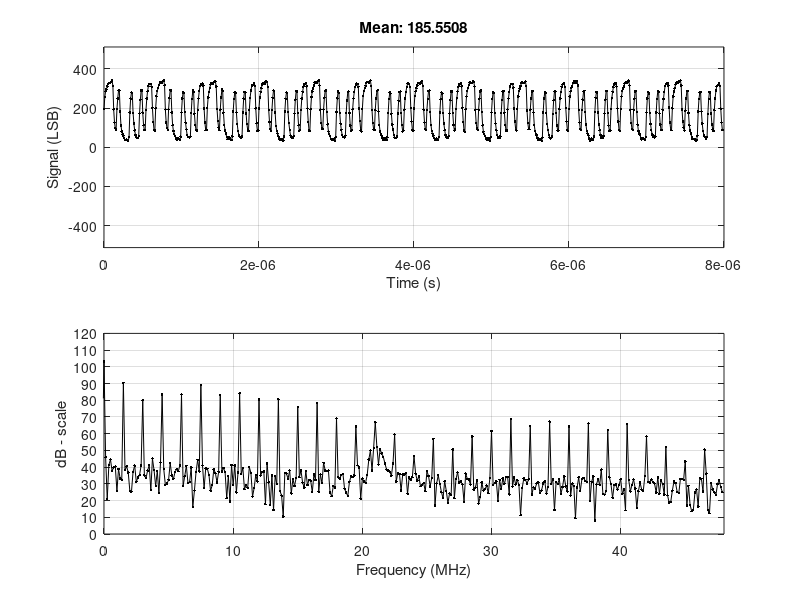

Recreate this plot in MATLAB.
%% Identification
% Science Dude 1990
% ADC
% June 2, 2023
%
%% Code
% Process the pure 10 bit result - packing 3 samples per integer

%% Clean up
clc
close all
clear
drawnow

%% Data
fs = 96e6;

% GND
%wave_ADC = [67168310, 60885055, 57727034, 66117683, 57736256, 60873788, 68219960, 57736261, 64020540, 67170360, 57729084, 62968889, 64027705, 58779714, 68217911, 64033856, 59829312, 69270587, 61934654, 59826239, 70311990, 58783808, 62969914, 68219962, 56682558, 62970939, 62979131, 56684607, 61920313, 66124859, 58783808, 66117690, 65076280, 54585407, 62969915, 61930554, 58779709, 66120760, 61934651, 54581306, 65069112, 61928513, 62972989, 70319161, 58786879, 61923386, 67173433, 57732157, 61922364, 64023604, 58781758, 60873783, 62976056, 56684610, 60873787, 64025657, 57732162, 60872761, 68223034, 57729086, 62970936, 67175481, 57730111, 68218940, 69277757, 61924417, 65069110, 62980157, 57729089, 66120758, 60880954, 58778689, 68216884, 61930557, 61924415, 66117687, 61935680, 61925436, 66118709, 57734207, 59825212, 66122811, 60883006, 59829308, 65074231, 57736255, 62971964, 70319163, 59833404, 59825210, 69270587, 59833407, 62970940, 66121783, 57732159, 62969911, 64025655, 58783809, 64019513, 70319161, 57730111, 61922358, 65076279, 57731138, 67168316, 67177533, 62979141, 68217915, 68226110, 58776641, 62971958, 60883005, 59827266, 68217913, 64027707, 57727035, 66119732, 62978110, 57727038, 67168313, 61930557, 59826239, 70319158, 57733180, 58773564, 65075256, 61930560, 60873787, 66122809, 59835459, 62969914, 66126904, 60878911, 64021560, 65074233, 58784835, 66119739, 66125881, 53534784, 66117688, 61930558, 59829311, 62969910, 61932603, 59827261, 65071157, 64028731, 59827265, 67166262, 61930554, 57728063, 66119735, 61931582, 61926463, 68223036, 64031808, 58775606, 60875829, 57730109, 65069119, 70320187, 61929538, 65073211, 66126909, 57733183, 65068087, 66125882, 56684610, 65069113, 66126907, 58779716, 68217909, 64029760, 61927490, 71365688, 65079361, 61924417, 67169335, 62980159, 61924413, 68218936, 62981183, 58777662, 69267509, 61934655, 58775612, 67170359, 61930556, 55628863, 69270586, 61927486, 60877887, 69267511, 58783810, 62969915, 66118707, 54588477, 59825213, 70316087, 61930558, 62970939, 66124857, 57732155, 57728058, 70319163, 58783807, 58776635, 68216887, 57733182, 59826235, 70319159, 58782783, 60874812, 67171383, 58783807, 61922364, 67169335, 56684605, 59825207, 62976054, 57736255, 65069114, 67170361, 58785857, 64016442, 65073210, 56684607, 59825209, 66123831, 58781760, 60870714, 68219959, 57733185, 64020537, 61923379, 53531707, 58771510, 62978107, 57727037, 62970933, 64025655, 54582331, 61922358, 59833404, 57729084, 67167287, 59831355, 55628861, 65073208, 59831359, 59826235, 68219963, 60879937, 64019511, 62971957, 57732161];

% 3.3 V supply
%wave_ADC = [323285310, 325372212, 332723511, 323283262, 329570615, 331672884, 320134460, 327470391, 330626357, 323279162, 327469364, 329576764, 325380413, 331665713, 326434104, 325374268, 328521015, 326432059, 322228537, 334817591, 327479607, 324324667, 332721459, 326431036, 327474491, 330620211, 325382460, 326422839, 331669813, 328528187, 327471416, 332721463, 325380411, 327473464, 331673908, 323284284, 323276087, 333772085, 323279163, 330619189, 330628408, 324330814, 329570614, 330628410, 324330815, 330617137, 326436155, 324329788, 334815541, 328530235, 324328764, 333766964, 327481659, 324324663, 328525108, 326431036, 326421816, 332723510, 327478587, 326425916, 333767987, 326431038, 327470389, 330624308, 326431039, 323276085, 330627380, 320134460, 328521013, 330626361, 325376314, 326422837, 330628407, 322231615, 334814516, 329577785, 324329790, 334814516, 329576762, 326430015, 333762867, 326433083, 326426940, 333764914, 323281207, 323279163, 330619188, 330628410, 324324667, 331669816, 329580861, 326425916, 329572662, 327479608, 321179960, 331671860, 326432065, 323277116, 331671859, 323287353, 324324664, 332721460, 323282233, 326422841, 334818613, 326431039, 330620217, 330621236, 322235708, 327470393, 334819641, 328529215, 330617140, 328529208, 325380414, 329570614, 334822710, 323281215, 329568566, 329575736, 324330811, 328525112, 330625335, 320134462, 333767991, 329580860, 322232639, 334814517, 332726584, 321184062, 334816569, 328529208, 322231612, 330621238, 328531260, 327473470, 333769014, 328533311, 326424891, 331669808, 323287355, 324326715, 331671860, 329578812, 325375291, 334818615, 328530238, 327473466, 332719413, 328528187, 326422844, 331669810, 322236732, 323277114, 332719415, 327479613, 328522040, 333769012, 327479610, 323274041, 334818613, 326428984, 323274039, 329571636, 323286333, 326422840, 332721459, 323282237, 328523067, 330622261, 324332858, 322224437, 332720435, 324328764, 325371191, 331671860, 325380415, 331667768, 333774135, 323281214, 327473460, 327475507, 323281213, 330621238, 329579833, 324326715, 331666740, 330632506, 323278139, 332715313, 324334907, 325378362, 332717364, 323284283, 326422839, 327474483, 327477563, 327470391, 331669812, 322233661, 328518964, 330625333, 323283260, 328518963, 327478583, 323279163, 329570612, 329575739, 324324667, 333767991, 327482686, 325372216, 331669811, 326428986, 322223412, 331671859, 322235710, 328518964, 330624306, 320138559, 326422836, 330624308, 319080758, 325372214, 330624311, 322231611, 330619186, 325383483, 324324666, 333765939, 324336954, 323275065, 330622263, 327480637, 326422840, 330621234, 323282235, 326421815, 328527160, 327477564, 323273013, 332719415, 323281212, 329568567, 331675959, 324332863, 334815542, 329576758, 321180991, 331669815, 330625336, 323281208, 330618160, 329577785, 321182013, 330617141];

% 1 Mbps pattern
%wave_ADC = [49324071, 49334320, 40939572, 53525545, 47235210, 226766125, 334828869, 351623509, 351618390, 361057615, 353725781, 355811669, 364204364, 350572885, 351612239, 355814735, 347426132, 348467538, 358961485, 347422036, 350562638, 355814731, 348471634, 353711441, 360011085, 346370386, 351609158, 349521229, 348466515, 355810635, 353717579, 344271188, 356859214, 354768207, 346371411, 351611210, 352670957, 160539731, 65059879, 41986088, 35690541, 43027491, 47232038, 34640939, 43027486, 39888935, 38837293, 45126692, 44085285, 37789742, 44079140, 46184490, 38837295, 49323047, 45136938, 37791792, 49324067, 45133864, 37790767, 49327145, 47237167, 38838317, 49328171, 49331244, 41981997, 49327145, 43039790, 43031596, 50378882, 224672040, 325385544, 351617357, 351623511, 355811666, 361058638, 352672089, 353710415, 361060690, 354770265, 360005971, 360012113, 351620436, 356855116, 355815760, 350570839, 354758989, 355818831, 347419987, 351612234, 353717586, 346372435, 356854091, 351621456, 347422036, 357907788, 354767185, 349521236, 352660810, 351621454, 345316687, 352661832, 348473680, 347416911, 355805513, 347424079, 344272207, 356858184, 347426128, 346367311, 354762059, 346371409, 347414861, 355811656, 344274261, 353709387, 355812683, 348469589, 353707333, 349519177, 341126479, 347414852, 345322824, 345322831, 354756934, 345324875, 341120331, 351609159, 345324877, 344269131, 352661829, 345321802, 343216458, 350561507, 155298895, 57713704, 46178338, 33590307, 32535587, 43031584, 32542760, 36731937, 38835233, 32542760, 39880740, 44080162, 29397032, 39880735, 38841384, 38835241, 41978912, 38837287, 37785639, 40931361, 32545833, 38834217, 45129763, 34645036, 41975842, 43035688, 37787688, 41979940, 43039783, 36740142, 44080164, 44089479, 225713449, 330625344, 347428179, 349514062, 355810634, 351620430, 346366284, 354758985, 347421008, 346366283, 353713480, 343227727, 347411787, 352667979, 343223629, 347413832, 350565707, 342175055, 349510987, 350569803, 344268109, 347411783, 348471627, 340073805, 349510982, 348472653, 344269134, 351609159, 347424077, 343219533, 348461380, 346371405, 343216459, 351608131, 341126475, 343219530, 351613257, 345324880, 348461385, 351614279, 343224651, 344264011, 351612231, 341128527, 344264008, 351612228, 344272205, 345314633, 349515077, 340073804, 344262983, 349517126, 340077903, 348460361, 349517127, 343224656, 346366280, 350565701, 335878476, 342166855, 344273221, 341124426, 342162755, 347416900, 336928079, 346364228, 345322822, 336928074, 343217475, 345320775, 340076878, 347413828, 346369351, 341122380, 347413825, 343224649, 343217483, 345312576, 347422024, 339022153, 347409729, 341122372, 337974603, 347415879, 344274249, 336926026, 347411779, 343223620, 335874374, 343215424, 342176069];

% 4 Mbps pattern
%wave_ADC = [40930344, 41979937, 36744231, 34635815, 45129764, 35688506, 180597014, 323286337, 342179156, 349515087, 357912908, 347422038, 352660813, 353717579, 347418962, 351614281, 353718605, 345319761, 351613255, 351621456, 346370383, 355808584, 347424080, 346364236, 353714504, 343224656, 350560585, 351615304, 340076878, 346362161, 206705755, 65065010, 49318948, 39888935, 36736039, 43027485, 37791784, 35684404, 184793364, 312798531, 339022155, 353709385, 347421006, 344270157, 355806536, 344275260, 203546712, 71356456, 34640936, 36733987, 43033633, 33591334, 40930338, 39886885, 36737069, 43022367, 40937506, 33593388, 41978916, 43035684, 35690537, 45125667, 40940585, 35688490, 45126691, 43039789, 43031594, 48276517, 41987115, 38837304, 190041362, 312799555, 340075857, 360005964, 348473682, 348467535, 355804487, 348474685, 202503260, 77652012, 40942636, 37785638, 43031586, 39889961, 36732964, 41984034, 37791788, 41979943, 45133860, 35689515, 41979942, 44085286, 39885868, 43027511, 192145691, 315945286, 347417935, 353721682, 348467538, 352662859, 351621455, 348466493, 214041689, 73463862, 45129772, 45129762, 36740139, 38835240, 47227941, 43035709, 185843993, 322239810, 344280405, 351613262, 357909833, 349520206, 347418959, 355809608, 347423057, 349517134, 354762059, 350573909, 349513039, 354763083, 348470611, 346362164, 205654103, 71363636, 41979940, 44081186, 32542762, 39879715, 45128734, 34643003, 184791318, 320144709, 339028306, 351615309, 353717583, 346373460, 354758986, 353717582, 345324881, 352658759, 349523277, 345320786, 352658759, 348473677, 347418964, 354760009, 349524302, 345318737, 355806534, 347428173, 341124429, 352660807, 349517133, 347414840, 207745105, 70315057, 43027497, 45123616, 34642981, 33587237, 43029535, 33596473, 181644567, 320136509, 336930127, 347416911, 355810630, 344276305, 347415887, 354764085, 197264479, 70308910, 51428386, 31490087, 37779486, 39888931, 33589289, 40927264, 39885858, 31491113, 45127715, 40939561, 38832168, 45128739, 40939562, 34636843, 46178339, 37790763, 38834214, 48277540, 37788715, 39880742, 45134887, 36739131, 187941142, 320146753, 341124431, 350561609, 351619403, 343221587, 355808585, 349521209, 200407135, 79751212, 44086315, 38829095, 45127714, 37791788, 40930343, 43032611, 33593389, 40934438, 41986084, 36741165, 43028518, 46183463, 37789743, 46174261, 187950363, 314894664, 350567761, 354769233, 349518164, 355810634, 350571857, 347416891, 212995161, 71368757, 45129771, 47226914, 37790763, 40932393, 46179365, 35692606, 185845016, 324339011, 341128530, 347417932, 355816781, 351619412, 352656713, 353715531, 343225685, 352659783, 347422026, 344275281, 351609158, 352669003, 342173007, 352659762, 204606555, 67160112];

% 8 Mbps pattern
%wave_ADC = [143880452, 303357256, 347416908, 353719628, 346371409, 351611211, 351619404, 342176083, 250765415, 83953713, 40935468, 45125671, 145981706, 304403779, 344268104, 350568782, 347417941, 353709384, 350574929, 347418960, 354758985, 349522255, 343221581, 354760009, 248672365, 78700596, 52472867, 37792808, 132333830, 311745852, 337979724, 344270153, 254964837, 76610615, 46173220, 43033637, 35688490, 38829089, 40934436, 33589290, 39879711, 40938535, 37785642, 45125667, 141786379, 307547459, 345322825, 349525331, 250768497, 93390898, 46188592, 39882790, 46178339, 34645035, 40931367, 46180388, 132343053, 311743805, 345324873, 341126481, 250765414, 81856563, 41985065, 45128739, 134439179, 301256000, 347413833, 349525330, 348465490, 355810635, 349525330, 346369361, 257061991, 79757366, 45128746, 50375715, 134438155, 305447231, 347418953, 345323857, 345318731, 351613255, 342176081, 347413836, 352661832, 342175059, 351608139, 352665932, 243430513, 82892848, 49329189, 36740141, 135484678, 307553597, 339027283, 352660811, 251823209, 78705720, 47225891, 43035688, 36740142, 43027488, 39890980, 33590312, 39882786, 44083238, 35686442, 41978916, 140733703, 302306629, 343219528, 350570828, 245525621, 90240051, 52479017, 39884847, 45124643, 43037737, 36738093, 43031588, 137587974, 302305606, 348464459, 351617354, 245524588, 82897970, 55622692, 35690537, 139677958, 310701376, 341126481, 351612236, 356866383, 347421013, 355810636, 352667980, 243425390, 87092270, 50380839, 37786667, 141774088, 310704449, 339026257, 353711436, 352669007, 343223634, 353711436, 352666957, 347417936, 349515080, 350572881, 347416912, 251815015, 80806964, 40931367, 39882783, 133392650, 302304579, 348463433, 344276304, 249718892, 88145968, 37790763, 40927266, 43032609, 36737065, 38831136, 40935457, 36741164, 40930338, 43033637, 36740141, 139677958, 310702400, 337976657, 352663882, 251824239, 78705720, 51424295, 44087339, 37784616, 44080164, 41987116, 39883817, 141778183, 309655878, 341122383, 354762061, 248679538, 79754299, 54571046, 41986091, 137583881, 313843007, 342177107, 347417931, 355814732, 345324884, 353709384, 353717583, 245524592, 86044720, 48279591, 36735016, 140724481, 307552573, 336925005, 353710410, 351621456, 346368336, 354755911, 350574930, 348465486, 353711429, 347424080, 344271180, 251818086, 77659188, 44078116, 44080159, 130243849, 303348027, 345318727, 340075855, 247616613, 84997167, 40934444, 40926241, 41986084, 33593389, 43023392, 41984037, 36740139, 45121568, 41984038, 36738091, 140724483, 306507073, 340078931, 354756935, 248676459, 78707767, 51420195, 41992237, 38832168, 45128739, 39889959, 36735014, 141782279, 305460549, 341122383, 355808584, 246578287, 81847347, 53525541, 38839340];

% 24 Mbps pattern
wave_ADC = [203688222, 311745860, 345317706, 350572858, 202505312, 94570745, 303335606, 117523523, 61914150, 38837285, 33607858, 260333846, 184674390, 65063984, 48294060, 254051617, 185713751, 92470521, 301261122, 340069685, 210896984, 90381573, 301251902, 345322825, 347426133, 332596351, 103900353, 263490850, 186762323, 72412204, 39886893, 45126711, 187950359, 291688573, 95484980, 53527607, 182705441, 294825074, 92362942, 260342074, 335874375, 330504318, 91317449, 266626351, 335880519, 342176081, 351590596, 141659223, 201586982, 302170226, 90249268, 43033649, 47222820, 58906869, 292837554, 125915197, 57724974, 58902776, 297033901, 124871763, 200537377, 328531264, 343205063, 129059925, 208928027, 316998985, 343217487, 352661811, 200410205, 87226621, 305429681, 115429447, 59814949, 43035684, 36756662, 259284245, 187821144, 64017456, 48292011, 255097116, 182568019, 91421945, 297062720, 340075831, 207750229, 86182145, 299152699, 346371404, 344278357, 331546748, 100757697, 265584930, 189912145, 72410155, 40934443, 40927283, 188999964, 291682424, 93387827, 53527611, 183745819, 299023471, 87123139, 260334899, 336926019, 324213893, 91309251, 273973550, 329589070, 349515089, 357885117, 129069144, 198436127, 305322097, 85003323, 50371623, 46178341, 53657846, 292834475, 122775616, 52476975, 58897645, 297037999, 118572119, 201580826, 323293511, 340054218, 138503253, 206837022, 316992839, 344265030, 350570808, 201455710, 91421943, 301237427, 119621701, 61914152, 41988134, 37802161, 257187090, 183624791, 66112561, 50390189, 251950364, 184666198, 94570746, 298112321, 339023159, 210895957, 83036419, 301251903, 346370376, 345324879, 326302843, 99706047, 259289377, 187809871, 71363631, 40934445, 40927282, 187948311, 290634873, 91291698, 52478008, 182699293, 300073074, 90265793, 261385527, 340068675, 320017539, 93410499, 271875372, 328539468, 343220556, 351593659, 129070172, 201580828, 300074097, 86053949, 49319976, 44083233, 51561721, 294933679, 125918271, 51426353, 62041328, 298086574, 117526614, 203679003, 324337987, 341101769, 138502226, 204737823, 318040391, 351609160, 352668987, 199359581, 93517043, 297042101, 122768455, 64008227, 40939559, 39902388, 264530198, 186766423, 65062962, 50392237, 255098142, 184664146, 90376442, 297061697, 341121334, 208801880, 86184195, 301248822, 342176075, 343224660, 330497147, 98656447, 259290399, 187811923, 74513456, 41986094, 45125684, 186901785, 288537719, 92341303, 57721913, 185851168, 297971828, 92366015, 258238776, 337972552, 330509439, 93412551, 271872301, 336932170, 344273235, 357887168, 137464918, 196337952, 300072048, 90249268, 44082219, 41978916, 61005047, 292840631, 128012350, 55626794, 54701303, 295982253, 122776659, 198437153, 326430013, 345302213, 132210775];

% 32 Mbps pattern
%wave_ADC = [175229016, 68209709, 49330233, 183753992, 174172238, 69265472, 186902796, 177323103, 214178080, 320140598, 205647980, 221527335, 323285323, 353709365, 206704744, 212075793, 181517395, 67169332, 41985087, 192135422, 174179409, 64016451, 194237703, 176281700, 211029285, 328528170, 203556974, 212076837, 330628415, 347426107, 201456753, 225710345, 179428437, 66111535, 49325109, 185853191, 168928335, 70310970, 183753995, 174175329, 216276255, 318045492, 201453674, 220473630, 319094092, 349513017, 212999275, 209981716, 182569039, 71362608, 44081214, 188991744, 175231054, 60869699, 188989697, 175232097, 206834982, 324332844, 202509419, 209977637, 326426942, 345326905, 197263470, 222565645, 180478035, 64017461, 49323060, 186902790, 167879761, 72407102, 189003019, 171029602, 218372386, 324341045, 202500200, 218370337, 324341068, 347415863, 209850473, 213127441, 177320016, 71361581, 45129792, 188988675, 175231057, 61919303, 192137476, 174180448, 208929062, 325383471, 206707819, 215224618, 327477567, 347423032, 199358573, 219416840, 180478038, 65067058, 49325108, 186902791, 167879763, 71356477, 187952395, 173125731, 217320735, 319095096, 201451625, 223615264, 318045510, 342166841, 207753320, 212083991, 182568019, 74509359, 41985085, 190038271, 173130828, 61922375, 194231553, 176278627, 207885609, 326432045, 201458791, 209982763, 324332866, 347418934, 199359601, 219419915, 183620691, 65065015, 54566963, 183756039, 171029588, 73456699, 187949316, 167880806, 218369311, 322243891, 196205673, 221517088, 322245960, 343223615, 212995176, 218376466, 178372692, 74505258, 40939580, 185844999, 179422286, 64023621, 187944199, 177324125, 208934183, 324330799, 204602471, 211034409, 326430021, 349517109, 202507377, 216269069, 185713739, 64018482, 39883835, 192142593, 169984083, 64015431, 200533251, 172081250, 207881509, 330628399, 201456745, 208932136, 329579843, 348475707, 200408177, 221517068, 181525587, 62964787, 49324088, 186901765, 166833235, 67163197, 192144645, 169980004, 216272157, 324344116, 199358577, 223616285, 322245959, 341126458, 207747176, 215231762, 178374742, 75551787, 44085307, 181652743, 177321039, 69267520, 187941128, 176272475, 208935205, 320136497, 207750247, 217325862, 322235719, 353711413, 200413298, 219417871, 183616589, 64019507, 46176314, 192142596, 172083286, 65060928, 195292421, 175236199, 213122339, 327482671, 200412270, 213123365, 334826820, 344279356, 203553904, 225713420, 178380886, 65059889, 53523511, 181654788, 168928339, 75556925, 187947274, 172080224, 216277279, 319095093, 202500202, 225717536, 318041417, 347413811, 205659245, 213123345, 181517389, 66118703, 39883833, 187941120, 177329232, 60867651, 194235649, 172084325, 206830885, 328531243, 200413293, 213126440, 331679043, 342179131, 204602479, 222566665];

% 48 Mbps pattern
%wave_ADC = [236180643, 116474939, 50395318, 230828128, 80817338, 235033719, 218370344, 312663173, 232015149, 321185069, 204619998, 262312048, 80800818, 69393629, 147948623, 78831842, 157411536, 276079908, 190976222, 290766137, 333763781, 150177021, 176275536, 67168327, 192116876, 103886922, 194221211, 129189127, 313824439, 138639640, 320138562, 325261458, 236190888, 120668219, 58790070, 232929382, 83963063, 240280697, 220470571, 309517444, 233068847, 327481652, 206720224, 264407150, 78701621, 69396704, 149002320, 77785316, 160560339, 278181160, 193076447, 289715513, 334811333, 154373372, 174177355, 61922375, 192115853, 103889995, 194221211, 127096071, 313825462, 136544532, 315940156, 321064079, 236190889, 116468795, 55645365, 231881831, 81862841, 242377851, 221517098, 310566023, 233065771, 322236725, 208816355, 267557996, 81846323, 72540377, 145857615, 76733665, 158456016, 275027239, 189930719, 288666939, 335858885, 154373368, 172083278, 60868672, 193168525, 101792846, 194219159, 127091969, 304387255, 138636559, 314892601, 315821203, 238283941, 120672320, 54593720, 235025503, 79773884, 236080251, 225713443, 305329290, 230964527, 329579822, 202527975, 261256303, 87095344, 64150755, 150042700, 85128419, 151119065, 278170912, 193077466, 283423036, 333757631, 154377465, 166835284, 65060926, 193173645, 97597522, 194219154, 128149766, 300187833, 145978637, 315946303, 317913238, 240379040, 115426365, 51442869, 233974879, 78725309, 236082298, 224663842, 306374795, 234112303, 328527148, 201478371, 260210802, 88143921, 68347105, 147948624, 83029218, 158463185, 273977633, 192024794, 285521207, 333762756, 154371319, 171032651, 61919298, 188969100, 101788746, 192123034, 127091969, 307530933, 138635537, 313844029, 320017557, 233037986, 116469818, 52493492, 231879779, 83968184, 237129850, 220465446, 309519491, 229916974, 328531248, 208817376, 262315125, 83944495, 68343003, 143756367, 81977571, 160557267, 271883558, 193074395, 288665912, 332711109, 154372346, 169983057, 59821124, 195263628, 102842446, 195268760, 129191172, 308581559, 142833943, 315940157, 322118804, 236184739, 118569017, 53544117, 231874657, 82916541, 241328246, 216270117, 306369671, 234116399, 327485752, 209865955, 262314094, 80802869, 70440157, 147951693, 76737767, 162652369, 276078884, 188879074, 293912888, 332715205, 150177020, 174177356, 60872771, 190019724, 107029575, 196320408, 124993801, 311725237, 140740887, 313840959, 321064077, 234091689, 116470845, 59835571, 228735079, 82911416, 243424375, 217324841, 305314951, 238309672, 323287350, 207760607, 265460844, 78703672, 68340957, 149000265, 74637542, 158457043, 278178084, 188882143, 288664884, 333763781, 151221499, 172082253, 64019527, 195264656, 107036748, 195270806, 122897674, 312780984, 139687191, 316987710, 321065110];

%% Process it
% Number of samples
N = length(wave_ADC) * 3;

% Extract the 3 samples from each integer
v_adc = zeros(N, 1);
for ii = 0 : (length(wave_ADC) - 1)
    for jj = 0 : 2
        ind = ii * 3 + jj + 1;
        v_adc(ind) = bitand(bitshift(wave_ADC(ii + 1), -10 * (2 - jj)), 1023);
    end
end

% two's completement
v_adc(v_adc > 511) = v_adc(v_adc > 511) - 1024;

% Time and frequency grid
t = (0 : (N - 1))' / fs;
f = [0 : (N / 2 - 1), (-N / 2) : (-1)]' * fs / N;

% Plot the result
figure
subplot(2, 1, 1);
plot(t, v_adc, 'k.-');
grid on
xlabel('Time (s)');
ylabel('Signal (LSB)');
title(['Mean: ' num2str(mean(v_adc))]);
set(gca, 'YLim', [-512, 512]);
subplot(2, 1, 2);
plot(fftshift(f) / 1e6, fftshift(10 * log10(abs(fft(v_adc)) .^ 2)), 'k.-');
set(gca, 'XLim', [0, 48]);
set(gca, 'YTick', 0 : 10 : 120)
xlabel('Frequency (MHz)');
ylabel('dB - scale');
grid on

return
%% Eyediagram
figure
for ii = 1 : 4 : (length(wave_ADC) - 3)
    plot(t(1 : 4), wave_ADC(ii + (0 : 3)), 'k.-');
    hold on
end
xlabel('Time (s)');
ylabel('Signal (LSB)');
